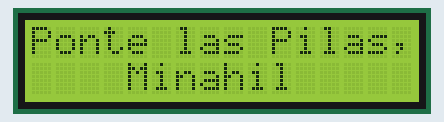
The sketch below on a simulated Arduino Uno, built with avr-gcc and run on an emulated ATmega328P. On the bench: 16×2 character LCD.

Above: at 0.21 s.
At 1.72 s:
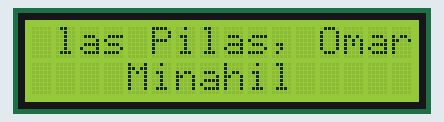
At 3.24 s:
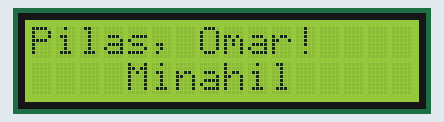
At 6.26 s:
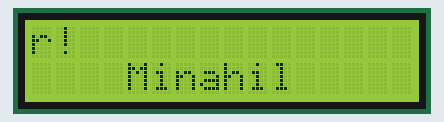
At 9.29 s:
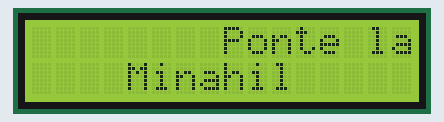
At 12.31 s:
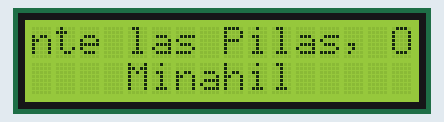

Measured:
- by itself, everything shown: repeats every 11.5 s, in 38 steps

The sketch:

mRahi2Lab3.ino
```cpp
//Minahil Rahimullah, 660853122, mRahi2
//Lab 03 - Scrolling Output
//Description: Program will have a infinatly scrolling message at the top of the lcd, and a stationary label of the participants name at the bottom
//Assumptions: Expected all wires and parts to work, expected the Lcd to work as needed and expected the wiring to not break during testing.
//Refrences: Lab Slides/links + help from Ta's.
//TA name: Seyri, AmirHossein, Online office hours 11:50 pm.

#include <LiquidCrystal.h>

// initialize the library with assicating the pins
// with the arduino pin number it is connected to
const int rs = 12, en = 11, d4 = 5, d5 = 4, d6 = 3, d7 = 2;
LiquidCrystal lcd(rs, en, d4, d5, d6, d7);

String firstText = "Ponte las Pilas, Omar!                "; // Scrolling text, extra spaces for smooth scrolling off-screen
String secondText = "Minahil"; // stationary text
int position = 0;

void setup() {
  // Set up the LCD's number of columns and rows (16 X 2):
  lcd.begin(16, 2);

  // Center text on the second row
  lcd.setCursor(4, 1);
  lcd.print(secondText);
}

void loop() {
  //set the etxt at the frist col/row of the lcd
  lcd.setCursor(0, 0);
  // Scroll the first row text
  for (int i = 0; i < 16; i++) {
    int newPos = (i + position) % firstText.length(); // find new position of the desired char
    lcd.print(firstText[newPos]); // Print the char for scrolling effect
  }
  position = (position + 1) % firstText.length(); // update postion to keep the scrolling affect
  delay(300); // Adjust scrolling speed for easy readability
}
```
